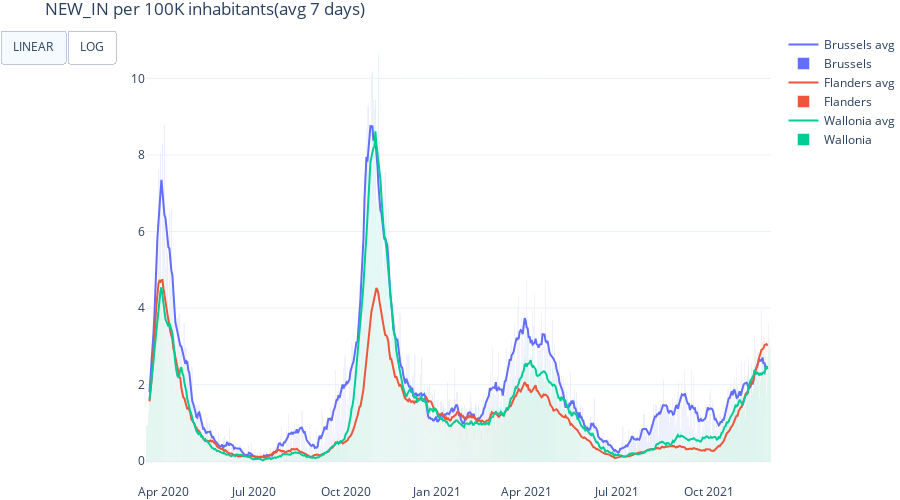
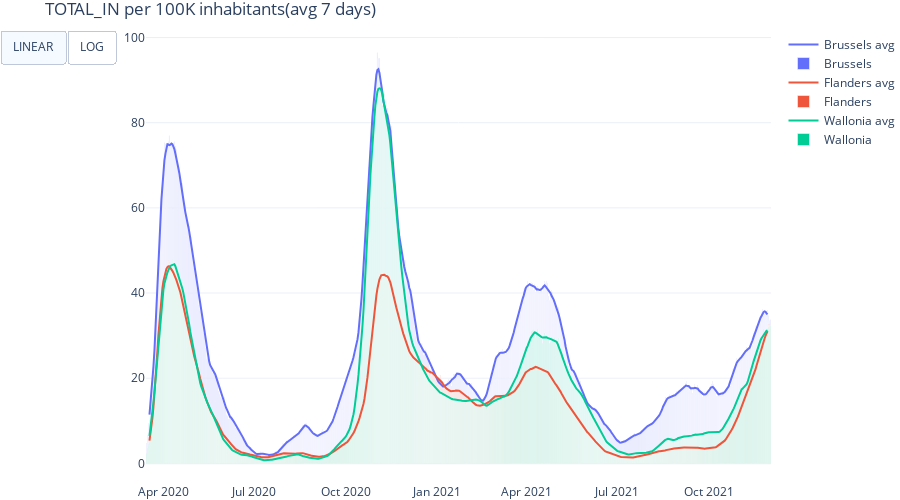
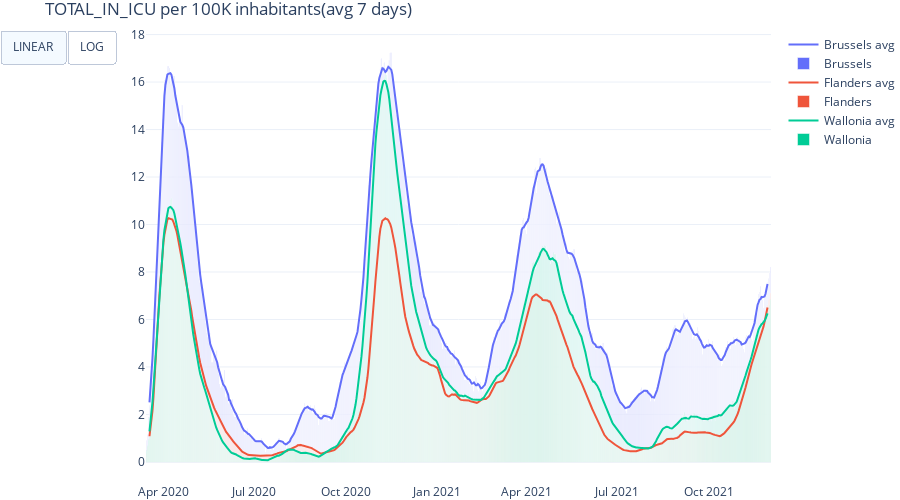

The notebook cell these images were saved under, in order:
### Markdown cell above
# Hospital Data Per Region

### Code cell
def hospi_region_per100k(column,avg=False):
    barmode = 'group'  # group
    # bar plot with bars per age groups
    bars = []
    regions = sorted(df_prov_tot.REGION.unique())

    idx = pd.date_range(df_prov_tot.DATE.min(), df_prov_tot.DATE.max())

    colors = px.colors.qualitative.Plotly
    i = 0

    for r in regions:
        c = colors[i]
        df_r = df_prov_tot.loc[df_prov_tot['REGION'] == r]
        df_r = df_r.groupby(['DATE']).agg({column: 'sum'})
        df_r.index = pd.DatetimeIndex(df_r.index)
        df_r = df_r.reindex(idx, fill_value=0)

        if avg:
            plot = go.Scatter(x=df_r.index, y=(100000 * df_r[column] / pop[r]).rolling(7,center=True).mean(),
                              name=r+" avg",mode="lines",marker_color=c)
            bars.append(plot)
            plot = go.Bar(x=df_r.index, y=(100000 * df_r[column] / pop[r]),
                              name=r,marker_color=c)
            bars.append(plot)
        else:
            plot = go.Scatter(x=df_r.index, y=(100000 * df_r[column] / pop[r]),
                              name=r,marker_color=c)
            bars.append(plot)
        i += 1

    fig = go.Figure(data=bars )
    fig.update_layout(template="plotly_white", height=500, barmode=barmode, margin=dict(l=0, r=0, t=30, b=0), )

    fig.update_layout(template="plotly_white", title=column+" per 100K inhabitants" + ("(avg 7 days)" if avg  else ""))
    fig.update_layout(
        hovermode='x unified',
        updatemenus=[
            dict(
                type="buttons",
                direction="left",
                buttons=list([
                    dict(
                        args=[{"yaxis.type": "linear"}],
                        label="LINEAR",
                        method="relayout"
                    ),
                    dict(
                        args=[{"yaxis.type": "log"}],
                        label="LOG",
                        method="relayout"
                    )
                ]),
            ),
        ])

    return fig

hospi_region_per100k("NEW_IN",avg=True).show()
hospi_region_per100k("TOTAL_IN",avg=True).show()
hospi_region_per100k("TOTAL_IN_ICU",avg=True).show()

### Figure 1 — Plotly figure (JSON) as saved in the notebook; plotly's stock layout.template omitted (floating-point values rounded to 4 significant figures; data arrays with more than 128 entries replaced by an {"elided": "..."} marker saying what was removed)
{"data": [{"marker": {"color": "#636EFA"}, "mode": "lines", "name": "Brussels avg", "type": "scatter", "x": {"elided": "628 str values"}, "y": {"elided": "628 float values"}}, {"marker": {"color": "#636EFA"}, "name": "Brussels", "type": "bar", "x": {"elided": "628 str values"}, "y": {"elided": "628 float values"}}, {"marker": {"color": "#EF553B"}, "mode": "lines", "name": "Flanders avg", "type": "scatter", "x": {"elided": "628 str values"}, "y": {"elided": "628 float values"}}, {"marker": {"color": "#EF553B"}, "name": "Flanders", "type": "bar", "x": {"elided": "628 str values"}, "y": {"elided": "628 float values"}}, {"marker": {"color": "#00CC96"}, "mode": "lines", "name": "Wallonia avg", "type": "scatter", "x": {"elided": "628 str values"}, "y": {"elided": "628 float values"}}, {"marker": {"color": "#00CC96"}, "name": "Wallonia", "type": "bar", "x": {"elided": "628 str values"}, "y": {"elided": "628 float values"}}], "layout": {"barmode": "group", "height": 500, "hovermode": "x unified", "margin": {"b": 0, "l": 0, "r": 0, "t": 30}, "title": {"text": "NEW_IN per 100K inhabitants(avg 7 days)"}, "updatemenus": [{"buttons": [{"args": [{"yaxis.type": "linear"}], "label": "LINEAR", "method": "relayout"}, {"args": [{"yaxis.type": "log"}], "label": "LOG", "method": "relayout"}], "direction": "left", "type": "buttons"}]}}

### Figure 2 — Plotly figure (JSON) as saved in the notebook; plotly's stock layout.template omitted (floating-point values rounded to 4 significant figures; data arrays with more than 128 entries replaced by an {"elided": "..."} marker saying what was removed)
{"data": [{"marker": {"color": "#636EFA"}, "mode": "lines", "name": "Brussels avg", "type": "scatter", "x": {"elided": "628 str values"}, "y": {"elided": "628 float values"}}, {"marker": {"color": "#636EFA"}, "name": "Brussels", "type": "bar", "x": {"elided": "628 str values"}, "y": {"elided": "628 float values"}}, {"marker": {"color": "#EF553B"}, "mode": "lines", "name": "Flanders avg", "type": "scatter", "x": {"elided": "628 str values"}, "y": {"elided": "628 float values"}}, {"marker": {"color": "#EF553B"}, "name": "Flanders", "type": "bar", "x": {"elided": "628 str values"}, "y": {"elided": "628 float values"}}, {"marker": {"color": "#00CC96"}, "mode": "lines", "name": "Wallonia avg", "type": "scatter", "x": {"elided": "628 str values"}, "y": {"elided": "628 float values"}}, {"marker": {"color": "#00CC96"}, "name": "Wallonia", "type": "bar", "x": {"elided": "628 str values"}, "y": {"elided": "628 float values"}}], "layout": {"barmode": "group", "height": 500, "hovermode": "x unified", "margin": {"b": 0, "l": 0, "r": 0, "t": 30}, "title": {"text": "TOTAL_IN per 100K inhabitants(avg 7 days)"}, "updatemenus": [{"buttons": [{"args": [{"yaxis.type": "linear"}], "label": "LINEAR", "method": "relayout"}, {"args": [{"yaxis.type": "log"}], "label": "LOG", "method": "relayout"}], "direction": "left", "type": "buttons"}]}}

### Figure 3 — Plotly figure (JSON) as saved in the notebook; plotly's stock layout.template omitted (floating-point values rounded to 4 significant figures; data arrays with more than 128 entries replaced by an {"elided": "..."} marker saying what was removed)
{"data": [{"marker": {"color": "#636EFA"}, "mode": "lines", "name": "Brussels avg", "type": "scatter", "x": {"elided": "628 str values"}, "y": {"elided": "628 float values"}}, {"marker": {"color": "#636EFA"}, "name": "Brussels", "type": "bar", "x": {"elided": "628 str values"}, "y": {"elided": "628 float values"}}, {"marker": {"color": "#EF553B"}, "mode": "lines", "name": "Flanders avg", "type": "scatter", "x": {"elided": "628 str values"}, "y": {"elided": "628 float values"}}, {"marker": {"color": "#EF553B"}, "name": "Flanders", "type": "bar", "x": {"elided": "628 str values"}, "y": {"elided": "628 float values"}}, {"marker": {"color": "#00CC96"}, "mode": "lines", "name": "Wallonia avg", "type": "scatter", "x": {"elided": "628 str values"}, "y": {"elided": "628 float values"}}, {"marker": {"color": "#00CC96"}, "name": "Wallonia", "type": "bar", "x": {"elided": "628 str values"}, "y": {"elided": "628 float values"}}], "layout": {"barmode": "group", "height": 500, "hovermode": "x unified", "margin": {"b": 0, "l": 0, "r": 0, "t": 30}, "title": {"text": "TOTAL_IN_ICU per 100K inhabitants(avg 7 days)"}, "updatemenus": [{"buttons": [{"args": [{"yaxis.type": "linear"}], "label": "LINEAR", "method": "relayout"}, {"args": [{"yaxis.type": "log"}], "label": "LOG", "method": "relayout"}], "direction": "left", "type": "buttons"}]}}
